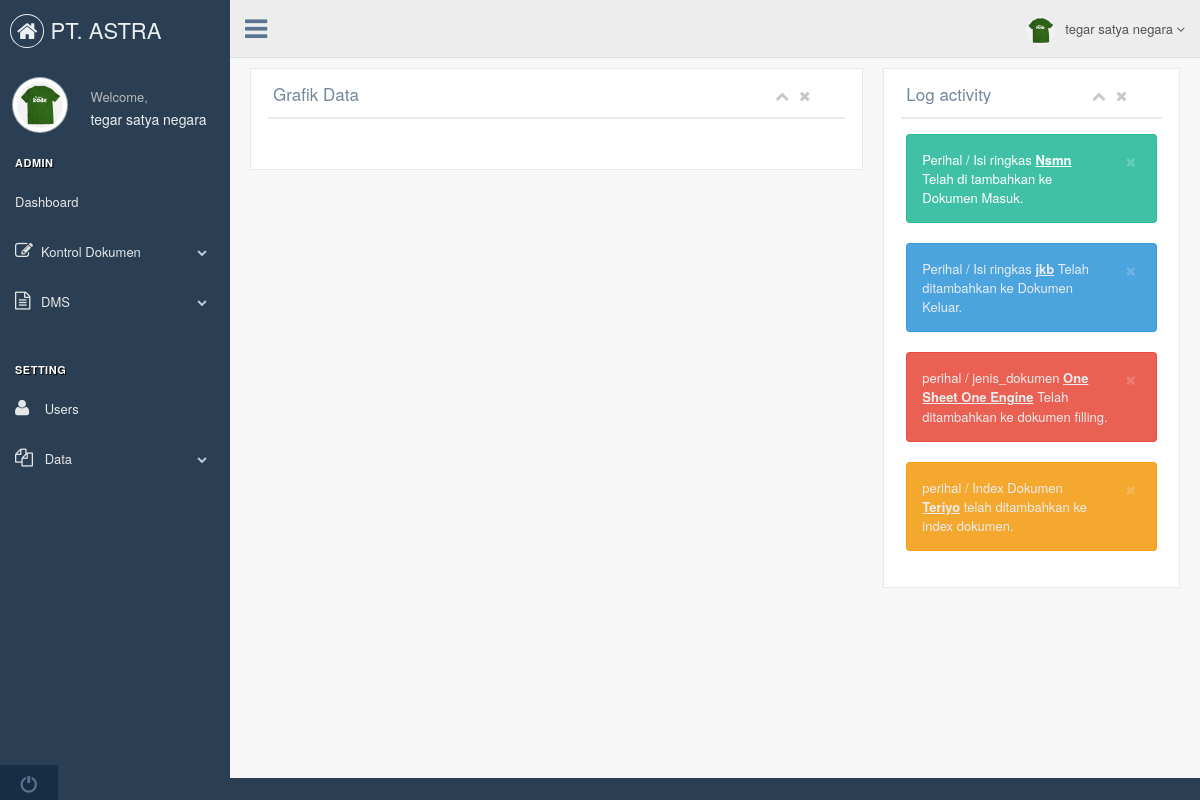
Screenshot of /index.php?page=grafik_dokumen (signed in) with the database file from the repository.
### tables this page shows
CREATE TABLE `dokumen_masuk`  (
  `id_dok` varchar(10) NOT NULL,
  `nama_dok` varchar(50) NOT NULL,
  `jenis_dok` varchar(30) NOT NULL,
  `tanggal_dok` date NOT NULL,
  `isi_ringkas` varchar(100) NOT NULL,
  `file` varchar(250) NOT NULL,
  PRIMARY KEY (`id_dok`) USING BTREE
);

CREATE TABLE `dokumen_keluar`  (
  `id_dok` varchar(10) NOT NULL,
  `nama_dok` varchar(50) NOT NULL,
  `jenis_dok` varchar(30) NOT NULL,
  `tanggal_dok` date NOT NULL,
  `isi_ringkas` varchar(250) NOT NULL,
  `file` varchar(250) NOT NULL,
  PRIMARY KEY (`id_dok`) USING BTREE
);

CREATE TABLE `dokumen_filling`  (
  `id_dok` varchar(255) NOT NULL,
  `nama_dok` varchar(255) NOT NULL,
  `jenis_dok` varchar(255) NOT NULL,
  `file` varchar(255) NOT NULL,
  `tanggal` date NOT NULL,
  PRIMARY KEY (`id_dok`) USING BTREE
);

CREATE TABLE `index_dokumen`  (
  `id_dok` bigint(255) NOT NULL AUTO_INCREMENT,
  `nama_dok` varchar(255) NOT NULL,
  `jenis_dok` varchar(255) NOT NULL,
  `tanggal` date NOT NULL,
  `posisi_rak` varchar(255) NOT NULL,
  PRIMARY KEY (`id_dok`) USING BTREE
);

### grafik_dokumen.php (the view, shortened to what this page needs)
<div class="row">
		<div class="col-md-8 col-sm-6 col-xs-12">
            <div class="x_panel">
                <div class="x_title">
                    <h2>Grafik Data <small>Persentase</small></h2>
                    <ul class="nav navbar-right panel_toolbox">
                      <li><a class="collapse-link"><i class="fa fa-chevron-up"></i></a></li>
                      <li><a class="close-link"><i class="fa fa-close"></i></a></li>
                    </ul>
                <div class="clearfix"></div>
                </div>
                <div class="x_content">
                </div>
            </div>
        </div>
<div class="col-md-4 col-sm-6 col-xs-12">
            <div class="x_panel">
                <div class="x_title">
                    <h2>Log activity <small>Lates Update</small></h2>
                    <ul class="nav navbar-right panel_toolbox">
                      <li><a class="collapse-link"><i class="fa fa-chevron-up"></i></a></li>
                      <li><a class="close-link"><i class="fa fa-close"></i></a></li>
                    </ul>
                    <div class="clearfix"></div>
                </div>
                <div class="x_content bs-example-popovers">
                  <?php
                    $query = "SELECT * FROM dokumen_masuk ORDER BY id_dok DESC LIMIT 1";
                    $sql   = mysqli_query($connect, $query);
                    while ($data1 = mysqli_fetch_array($sql)) {
                  ?>
                    <div class="alert alert-success alert-dismissible fade in" role="alert">
                      <button type="button" class="close" data-dismiss="alert" aria-label="Close"><span aria-hidden="true">×</span></button>
                      Perihal / Isi ringkas <strong><u><?php echo $data1['isi_ringkas'] ?></u></strong> Telah di tambahkan ke Dokumen Masuk.
                    </div>
                    <?php } ?>
                  <?php
                    $query = "SELECT * FROM dokumen_keluar ORDER BY id_dok DESC LIMIT 1";
                    $sql   = mysqli_query($connect, $query);
                    while ($data2 = mysqli_fetch_array($sql)) {
                  ?>
                   <div class="alert alert-info alert-dismissible fade in" role="alert">
                      <button type="button" class="close" data-dismiss="alert" aria-label="Close"><span aria-hidden="true">×</span></button>
                      Perihal / Isi ringkas <strong><u><?php echo $data2['isi_ringkas']; ?></u></strong> Telah ditambahkan ke Dokumen Keluar.
                    </div>
                    <?php } ?>
                    <?php
                    $query = "SELECT * FROM dokumen_filling ORDER BY id_dok DESC LIMIT 1";
                    $sql   = mysqli_query($connect, $query);
                    while ($data4 = mysqli_fetch_array($sql)) {
                  ?>
                    <div class="alert alert-danger  alert-dismissible fade in" role="alert">
                      <button type="button" class="close" data-dismiss="alert" aria-label="Close"><span aria-hidden="true">×</span></button>
                       perihal / jenis_dokumen <strong><u><?php echo $data4['jenis_dok'] ?></u></strong> Telah ditambahkan ke dokumen filling.
                    </div>
                    <?php } ?>
                      <?php
                    $query = "SELECT * FROM index_dokumen ORDER BY id_dok DESC LIMIT 1";
                    $sql   = mysqli_query($connect, $query);
                    while ($data3 = mysqli_fetch_array($sql)) {
                  ?>
                    <div class="alert alert-warning alert-dismissible fade in" role="alert">
                      <button type="button" class="close" data-dismiss="alert" aria-label="Close"><span aria-hidden="true">×</span></button>
                      perihal / Index Dokumen <strong><u><?php echo $data3['jenis_dok'] ?></u></strong> telah ditambahkan ke index dokumen.
                    </div>
                    <?php } ?>
                </div>
            </div>
        </div>
  </div>

### rows the page displays
dokumen_masuk: isi_ringkas "Nsmn"
dokumen_keluar: isi_ringkas "jkb"
dokumen_filling: jenis_dok "One Sheet One Engine"
index_dokumen: jenis_dok "Teriyo"

### other values shown
$_SESSION['fullname'] "tegar satya negara"
